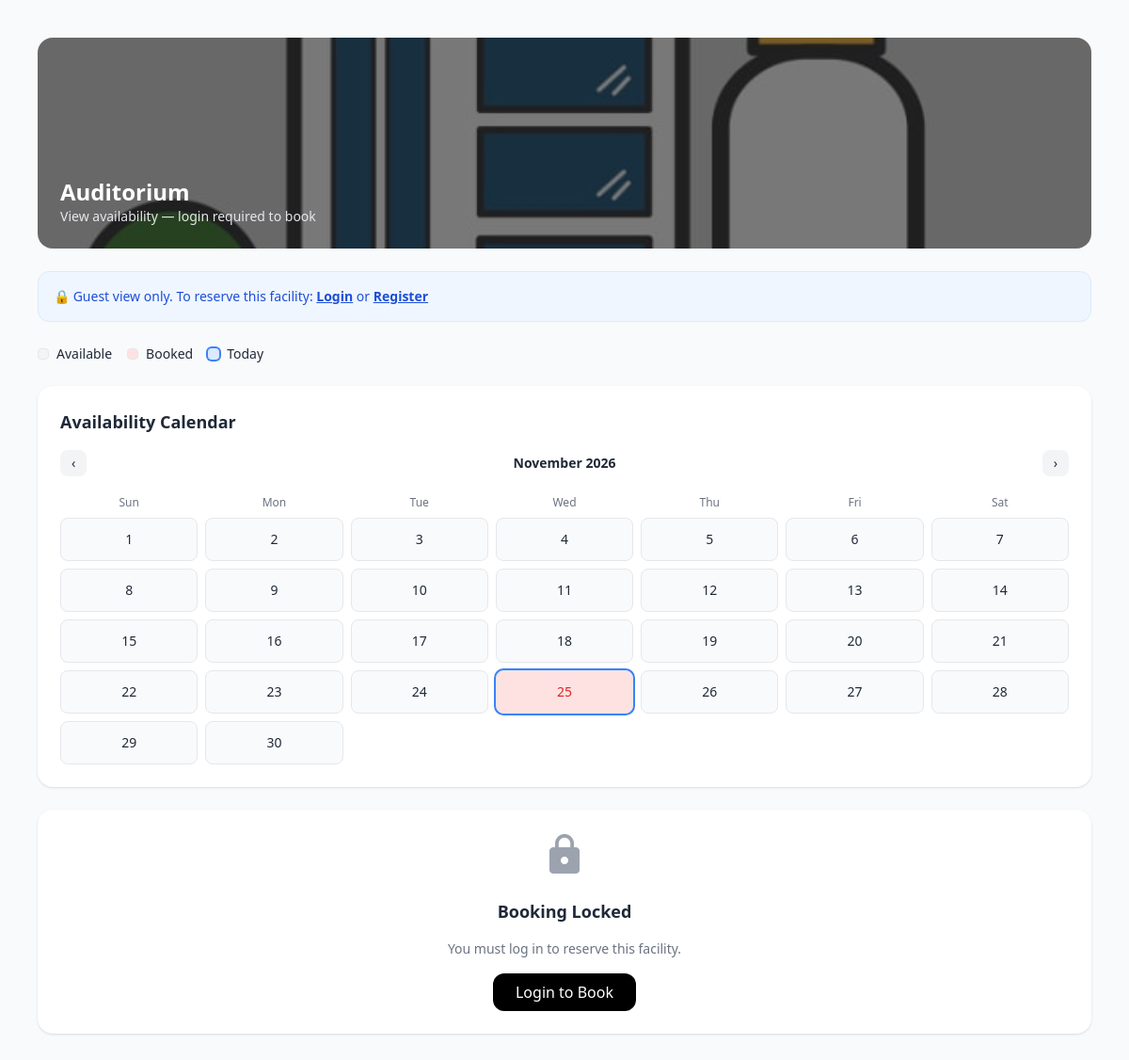
The app's page /facility/1/, older data.
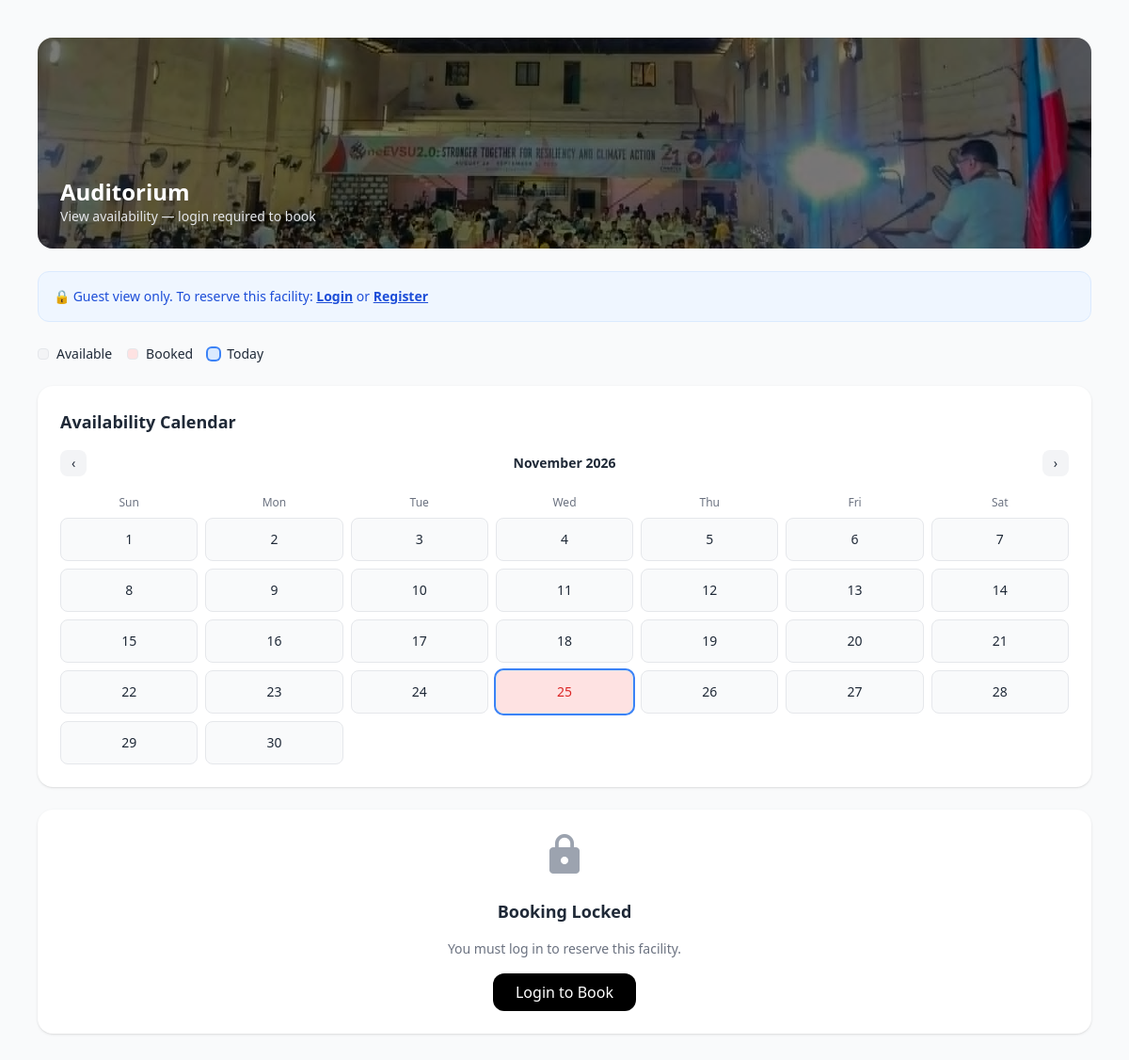
The same page, newer data.
### core/models.py (models this page shows, shortened)
class Facility(models.Model):
    name = models.CharField(max_length=100)
    description = models.TextField(blank=True)
    location = models.CharField(max_length=100, blank=True)
    capacity = models.PositiveIntegerField(null=True, blank=True)
    image = models.ImageField(
        upload_to='facilities/',
        blank=True,
        null=True,
        default='images/default.jpg'   # ✅ ADD THIS
    )
    is_active = models.BooleanField(default=True)

### core/views.py (the view)
# urls.py: path("facility/<int:id>/", views.facility_public_view, name="facility_public_view"),
def facility_public_view(request, id):
    facility = get_object_or_404(Facility, id=id, is_active=True)
    return render(request, "core/facility_public.html", {
        "facility": facility
    })

### core/context_processors.py (called while the page is built)
def notifications(request):
    if request.user.is_authenticated:
        count = Notification.objects.filter(user=request.user, is_read=False).count()
    else:
        count = 0
    return {
        'unread_notifications_count': count
    }

### templates/core/facility_public.html (shortened to what this page needs)
{% load static %}
<!DOCTYPE html>
<html lang="en">
<head>
    <script src="https://cdn.tailwindcss.com"></script>
</head>
<body class="bg-gray-50 text-gray-800">
<div class="max-w-6xl mx-auto space-y-6 py-10 px-4">
    <div class="relative rounded-2xl overflow-hidden h-56 flex items-end p-6 text-white">
        <div class="absolute inset-0">
            {% if facility.image %}
                <img src="{{ facility.image.url }}" class="w-full h-full object-cover">
            {% else %}
                <div class="w-full h-full bg-gray-800"></div>
            {% endif %}
        </div>
        <div class="absolute inset-0 bg-black/50"></div>
        <div class="relative z-10">
            <h1 class="text-2xl font-semibold">{{ facility.name }}</h1>
            <p class="text-sm text-gray-200">
                View availability — login required to book
            </p>
        </div>
    </div>
    <div class="bg-blue-50 border border-blue-100 text-blue-700 p-4 rounded-xl text-sm">
        🔒 Guest view only. To reserve this facility:
        <a href="{% url 'login' %}" class="font-semibold underline">Login</a>
        or
        <a href="{% url 'register' %}" class="font-semibold underline">Register</a>
    </div>
    <div class="flex gap-4 text-sm flex-wrap">
        <div class="flex items-center gap-2">
            <span class="w-3 h-3 rounded bg-gray-100 border"></span>
            Available
        </div>
        <div class="flex items-center gap-2">
            <span class="w-3 h-3 rounded bg-red-100 border"></span>
            Booked
        </div>
        <div class="flex items-center gap-2">
            <span class="w-3 h-3 rounded ring-2 ring-blue-500 bg-blue-100"></span>
            Today
        </div>
    </div>
    <div class="bg-white rounded-2xl shadow p-6">
        <div class="flex justify-between items-center mb-4">
            <h2 class="text-lg font-semibold">Availability Calendar</h2>
        </div>
        <div id="calendar" class="grid grid-cols-7 gap-2 text-center text-sm"></div>
    </div>
    <div class="bg-white rounded-2xl shadow p-6 text-center space-y-4">
        <span class="material-icons text-5xl text-gray-400">lock</span>
        <h3 class="text-lg font-semibold">Booking Locked</h3>
        <p class="text-sm text-gray-500">
            You must log in to reserve this facility.
        </p>
        <a href="{% url 'login' %}"
           class="inline-block bg-black text-white px-6 py-2 rounded-xl hover:bg-gray-800">
            Login to Book
        </a>
    </div>
</div>
</body>
</html>

Row changes from the older to the newer data that the page shows:
changed Facility "Auditorium": image: picture added in place of a placeholder
